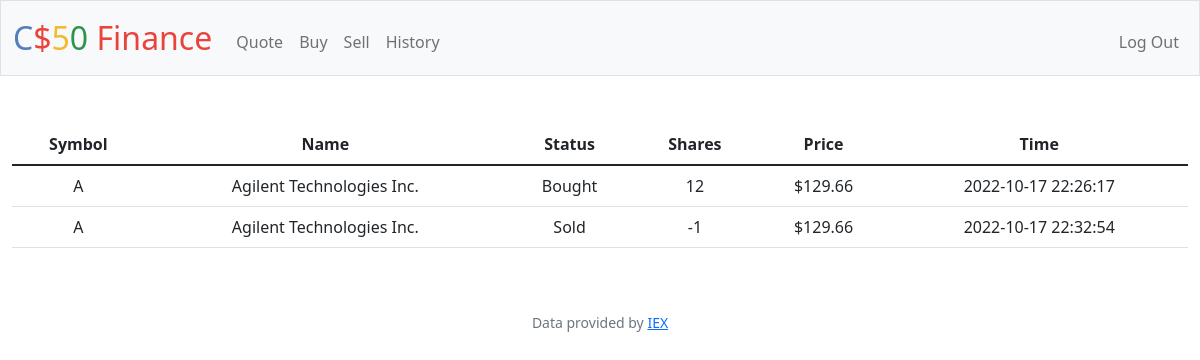
Screenshot of /history (signed in) with the database file from the repository.
### tables this page shows
CREATE TABLE orders (id INTEGER PRIMARY KEY AUTOINCREMENT NOT NULL, user_id INTEGER, symbol VARCHAR, shares INTEGER, name VARCHAR, price FLOAT, timestamp VARCHAR, FOREIGN KEY (user_id) REFERENCES users(id));

### app.py (the view)
@app.route("/history")
@login_required
def history():
    orders = db.execute(
        "SELECT symbol, name, shares, price, timestamp FROM orders WHERE user_id = ?",
        session["user_id"],
    )
    if not orders:
        return apology("No history", 403)
    else:
        for order in orders:
            if order["shares"] > 0:
                order["status"] = "Bought"
            else:
                order["status"] = "Sold"
        return render_template("history.html", orders=orders)

### app.py (called while the page is built)
@app.after_request
def after_request(response):
    response.headers["Cache-Control"] = "no-cache, no-store, must-revalidate"
    response.headers["Expires"] = 0
    response.headers["Pragma"] = "no-cache"
    return response

### helpers.py (called while the page is built)
def login_required(f):
    @wraps(f)
    def decorated_function(*args, **kwargs):
        if session.get("user_id") is None:
            return redirect("/login")
        return f(*args, **kwargs)
    return decorated_function

def usd(value):
    return f"${value:,.2f}"

### templates/history.html (shortened to what this page needs)
{% extends "layout.html" %}
{% block main %}
<table class="table table-hover">
    <thead>
        <tr>
            <th>Symbol</th>
            <th>Name</th>
            <th>Status</th>
            <th>Shares</th>
            <th>Price</th>
            <th>Time</th>
        </tr>
    </thead>
    <tbody>
        {% for order in orders %}
        <tr>
            <td>{{ order["symbol"] }}</td>
            <td>{{ order["name"] }}</td>
            <td>{{ order["status"] }}</td>
            <td>{{ order["shares"] }}</td>
            <td>{{ order["price"] | usd }}</td>
            <td>{{ order["timestamp"] }}</td>
        </tr>
        {% endfor %}
    </tbody>
</table>
{% endblock %}

### rows the page displays
orders: symbol "A", name "Agilent Technologies Inc.", status "Bought", shares "12", price "$129.66", timestamp "2022-10-17 22:26:17"
orders: symbol "A", name "Agilent Technologies Inc.", status "Sold", shares "-1", price "$129.66", timestamp "2022-10-17 22:32:54"
